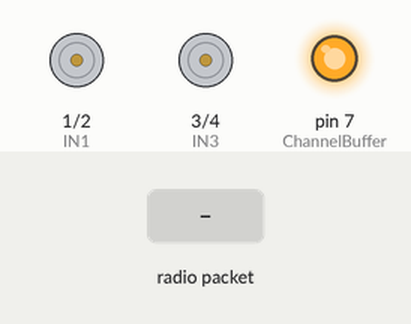
A program run on a simulated Arduino Uno, built with avr-gcc and run on an emulated ATmega328P. Shown: motor-driver pin pairs drawn as motors (green arrow = first pin HIGH = forward, orange = second pin HIGH = backward, longer = more drive, scaled by the enable pin), output pins drawn as LEDs (lit = HIGH). Inputs (shaded band) come from the test bench. No radio packets arrive unless stated; pins used as bus, display or sensor lines are not drawn.

Above: at 1.2 s.
1.3 s: radio packet "FORWARD" arrives
At 2.5 s:
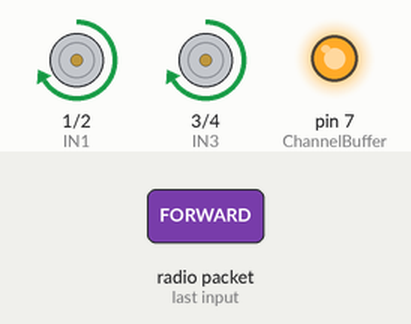
2.8 s: radio packet "REVERSE" arrives
At 3.6 s:
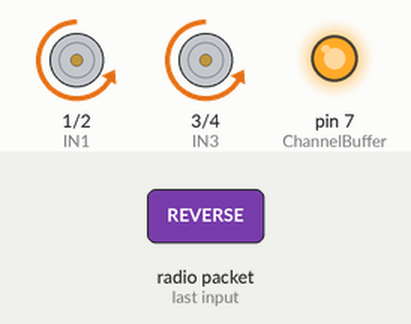
4.3 s: radio packet "RIGHT" arrives
At 4.7 s:
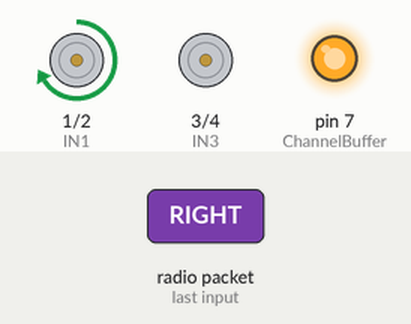
5.8 s: radio packet "LEFT" arrives
At 7.1 s:
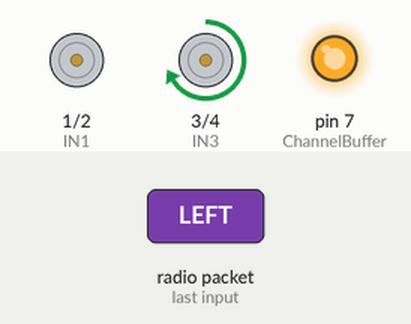
Timing chart, 0 to 8.3 s (numbered marks = the images above; inputs shaded):
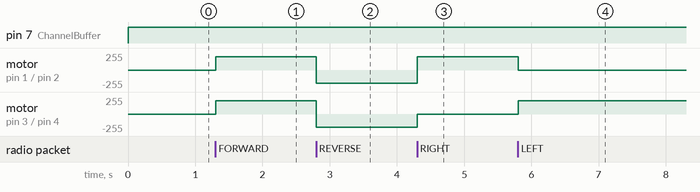

The program:

main.cpp
```cpp
#include <Arduino.h>
#include <SPI.h>
#include <nRF24L01.h>
#include <RF24.h>

#define CommandTrigger 8
#define ChannelBuffer 7

// ce, csn pins
RF24 radio(9, 10);

// motor control for left side of robot
const int ENA = 5;
const int IN1 = 1;
const int IN2 = 2;

// motor control for right side of robot
const int ENB = 6;
const int IN3 = 3;
const int IN4 = 4;

void motorForward();
void motorReverse();
void motorRight();
void motorLeft();
void motorStop();

void setup()
{
  // setting all motor driver pins
  pinMode(ENA, OUTPUT);
  pinMode(ENB, OUTPUT);
  pinMode(IN1, OUTPUT);
  pinMode(IN2, OUTPUT);
  pinMode(IN3, OUTPUT);
  pinMode(IN4, OUTPUT);
  pinMode(CommandTrigger, OUTPUT);
  pinMode(ChannelBuffer, OUTPUT);

  // beginning serial connection to radio signal

  radio.begin();
  radio.setPALevel(RF24_PA_MAX);
  radio.setChannel(0x70);
  radio.setDataRate(RF24_2MBPS);
  radio.openWritingPipe(0xF0F0F0F0E1LL);
  const uint64_t pipe = 0xE8E8F0F0E1LL;
  radio.openReadingPipe(1, pipe);

  radio.enableDynamicPayloads();
  radio.setRetries(0, 15);
  radio.setAutoAck(true);
  radio.powerUp();
}

void loop()
{
  digitalWrite(ChannelBuffer, HIGH);
  radio.startListening();
  Serial.println("Starting loop. Radio on.");
  char receivedMessage[32] = {0};
  if (radio.available())
  {
    digitalWrite(ChannelBuffer, HIGH);
    radio.read(receivedMessage, sizeof(receivedMessage));
    Serial.println(receivedMessage);
    Serial.println("Turning off the radio.");
    radio.stopListening();

    String stringMessage(receivedMessage);

    if (stringMessage == "FORWARD")
    {
      digitalWrite(ChannelBuffer, LOW);
      digitalWrite(CommandTrigger, HIGH);
      Serial.print("Moving Deliveroid FORWARD");
      const char text[] = "MOVING FORWARD";
      radio.write(text, sizeof(text));
      motorForward();
      Serial.println("Command Completed.");
      digitalWrite(CommandTrigger, LOW);
    }
    else if (stringMessage == "REVERSE")
    {
      digitalWrite(CommandTrigger, LOW);
      digitalWrite(CommandTrigger, HIGH);
      Serial.print("Moving Deliveroid REVERSE");
      const char text[] = "MOVING REVERSE";
      radio.write(text, sizeof(text));
      motorReverse();
      Serial.println("Command Completed");
      digitalWrite(CommandTrigger, LOW);
    }
    else if (stringMessage == "RIGHT")
    {
      digitalWrite(CommandTrigger, LOW);
      digitalWrite(CommandTrigger, HIGH);
      Serial.print("Moving Deliveroid RIGHT");
      const char text[] = "MOVING RIGHT";
      radio.write(text, sizeof(text));
      motorRight();
      Serial.println("Command Completed");
      digitalWrite(CommandTrigger, LOW);
    }
    else if (stringMessage == "LEFT")
    {
      digitalWrite(CommandTrigger, LOW);
      digitalWrite(CommandTrigger, HIGH);
      Serial.print("Moving Deliveroid LEFT");
      const char text[] = "MOVING LEFT";
      radio.write(text, sizeof(text));
      motorLeft();
      Serial.println("Command Completed");
      digitalWrite(CommandTrigger, LOW);
    }
    else if (stringMessage == "STOP")
    {
      digitalWrite(CommandTrigger, LOW);
      digitalWrite(CommandTrigger, HIGH);
      Serial.print("Stopping Deliveroid");
      const char text[] = "STOP";
      radio.write(text, sizeof(text));
      motorStop();
      Serial.println("Command Completed");
      digitalWrite(CommandTrigger, LOW);
    }
  }
}

void motorForward()
{
  digitalWrite(IN1, HIGH);
  digitalWrite(IN2, LOW);
  digitalWrite(IN3, HIGH);
  digitalWrite(IN4, LOW);
  analogWrite(ENA, 200);
  analogWrite(ENB, 200);
}

void motorReverse()
{
  digitalWrite(IN1, LOW);
  digitalWrite(IN2, HIGH);
  digitalWrite(IN3, LOW);
  digitalWrite(IN4, HIGH);
  analogWrite(ENA, 200);
  analogWrite(ENB, 200);
}

void motorLeft()
{
  digitalWrite(IN1, HIGH);
  digitalWrite(IN2, LOW);
  digitalWrite(IN3, HIGH);
  digitalWrite(IN4, LOW);
  analogWrite(ENA, 0);
  analogWrite(ENB, 200);
}

void motorRight()
{
  digitalWrite(IN1, HIGH);
  digitalWrite(IN2, LOW);
  digitalWrite(IN3, HIGH);
  digitalWrite(IN4, LOW);
  analogWrite(ENA, 200);
  analogWrite(ENB, 0);
}

void motorStop()
{
  analogWrite(ENA, 0);
  analogWrite(ENB, 0);
  digitalWrite(IN1, LOW);
  digitalWrite(IN2, LOW);
  digitalWrite(IN3, LOW);
  digitalWrite(IN4, LOW);
}
```

Measured:
- after the input at 1.3 s, motor on pin 1 (IN1) / pin 2 (IN2), motor on pin 3 (IN3) / pin 4 (IN4): stopped → forward 200/255 at once
- after the input at 2.8 s, motor on pin 1 (IN1) / pin 2 (IN2), motor on pin 3 (IN3) / pin 4 (IN4): forward 200/255 → backward 200/255 at once
- after the input at 4.3 s, motor on pin 1 (IN1) / pin 2 (IN2): backward 200/255 → forward 200/255 at once; motor on pin 3 (IN3) / pin 4 (IN4): backward 200/255 → stopped at once
- after the input at 5.8 s, motor on pin 1 (IN1) / pin 2 (IN2): forward 200/255 → stopped at once; motor on pin 3 (IN3) / pin 4 (IN4): stopped → forward 200/255 at once
